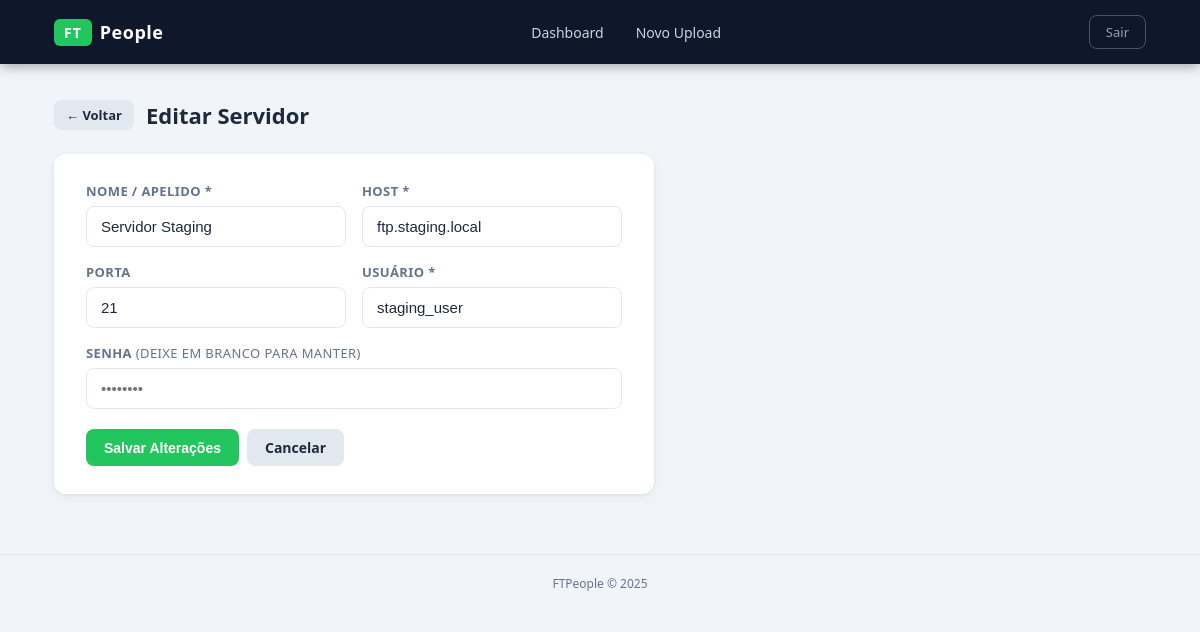
The page /servers/editar/2 (signed in) on the database its author committed.
### app/models/server.py (models this page shows)
class Server(db.Model):
    id = db.Column(db.Integer, primary_key=True)
    name = db.Column(db.String(100), nullable=False)
    host = db.Column(db.String(200), nullable=False)
    port = db.Column(db.Integer, default=21)
    username = db.Column(db.String(100), nullable=False)
    password = db.Column(db.String(200), nullable=False)
    is_active = db.Column(db.Boolean, default=False)

### app/routes/server_routes.py (the view, shortened to what this page needs)
@server_bp.route('/editar/<int:server_id>', methods=['GET', 'POST'])
def edit_server(server_id):
    if 'user_id' not in session:
        return redirect(url_for('auth.login_form'))
    server = Server.query.get_or_404(server_id)
    return render_template('edit_server.html', server=server)

### app/templates/edit_server.html (shortened to what this page needs)
{% extends "base.html" %}
{% block content %}
<div style="max-width: 600px;">
  <div style="display: flex; align-items: center; gap: 12px; margin-bottom: 24px;">
    <a href="{{ url_for('server.choose_server') }}" class="ft-btn ft-btn-secondary ft-btn-sm">← Voltar</a>
    <h1 class="ft-page-title" style="margin: 0;">Editar Servidor</h1>
  </div>
  <div class="ft-card">
    <form method="POST">
      <div style="display: grid; grid-template-columns: 1fr 1fr; gap: 16px;">
        <div class="ft-form-group" style="margin-bottom: 0;">
          <label class="ft-label">Nome / Apelido *</label>
          <input type="text" name="name" class="ft-input" value="{{ server.name }}" required>
        </div>
        <div class="ft-form-group" style="margin-bottom: 0;">
          <label class="ft-label">Host *</label>
          <input type="text" name="host" class="ft-input" value="{{ server.host }}" required>
        </div>
        <div class="ft-form-group" style="margin-bottom: 0;">
          <label class="ft-label">Porta</label>
          <input type="number" name="port" class="ft-input" value="{{ server.port }}" min="1" max="65535">
        </div>
        <div class="ft-form-group" style="margin-bottom: 0;">
          <label class="ft-label">Usuário *</label>
          <input type="text" name="username" class="ft-input" value="{{ server.username }}" required>
        </div>
        <div class="ft-form-group" style="margin-bottom: 0; grid-column: 1 / -1;">
          <label class="ft-label">Senha <span style="font-weight: 400; color: var(--text-muted);">(deixe em branco para manter)</span></label>
          <input type="password" name="password" class="ft-input" placeholder="••••••••">
        </div>
      </div>
      <div style="margin-top: 20px; display: flex; gap: 8px;">
        <button type="submit" class="ft-btn ft-btn-primary">Salvar Alterações</button>
        <a href="{{ url_for('server.choose_server') }}" class="ft-btn ft-btn-secondary">Cancelar</a>
      </div>
    </form>
  </div>
</div>
{% endblock %}

### app/static/css/style.css (style rules this page uses)
:root { --primary: #0f172a; --accent: #22c55e; --accent-hover: #16a34a; --danger: #ef4444; --warning: #f59e0b; --bg: #f1f5f9; --card-bg: #ffffff; --text: #1e293b; --text-muted: #64748b; --border: #e2e8f0; --header-height: 64px; }
* { box-sizing: border-box; }
body { margin: 0; padding: 0; font-family: 'Segoe UI', Arial, sans-serif; background: var(--bg); color: var(--text); min-height: 100vh; }
.ft-page-title { font-size: 22px; font-weight: 700; color: var(--text); margin: 0 0 24px; }
.ft-card { background: var(--card-bg); border-radius: 12px; box-shadow: 0 1px 4px rgba(0,0,0,0.07), 0 4px 16px rgba(0,0,0,0.04); padding: 28px 32px; }
.ft-btn { display: inline-flex; align-items: center; gap: 6px; padding: 9px 18px; border-radius: 8px; font-size: 14px; font-weight: 600; border: none; cursor: pointer; text-decoration: none; transition: opacity 0.15s, transform 0.1s; }
.ft-btn-primary { background: var(--accent); color: #fff; }
.ft-btn-secondary { background: #e2e8f0; color: var(--text); }
.ft-btn-sm { padding: 6px 12px; font-size: 13px; }
.ft-form-group { margin-bottom: 20px; }
.ft-label { display: block; font-size: 13px; font-weight: 600; color: var(--text-muted); margin-bottom: 6px; text-transform: uppercase; letter-spacing: 0.4px; }
.ft-input { width: 100%; padding: 11px 14px; border: 1.5px solid var(--border); border-radius: 8px; font-size: 15px; color: var(--text); background: #fff; transition: border-color 0.15s, box-shadow 0.15s; outline: none; }

### rows shown on the page
Server: name "Servidor Staging", host "ftp.staging.local", port "21", username "staging_user"

### other values the page prints
{{ 2025 }} "2025"
